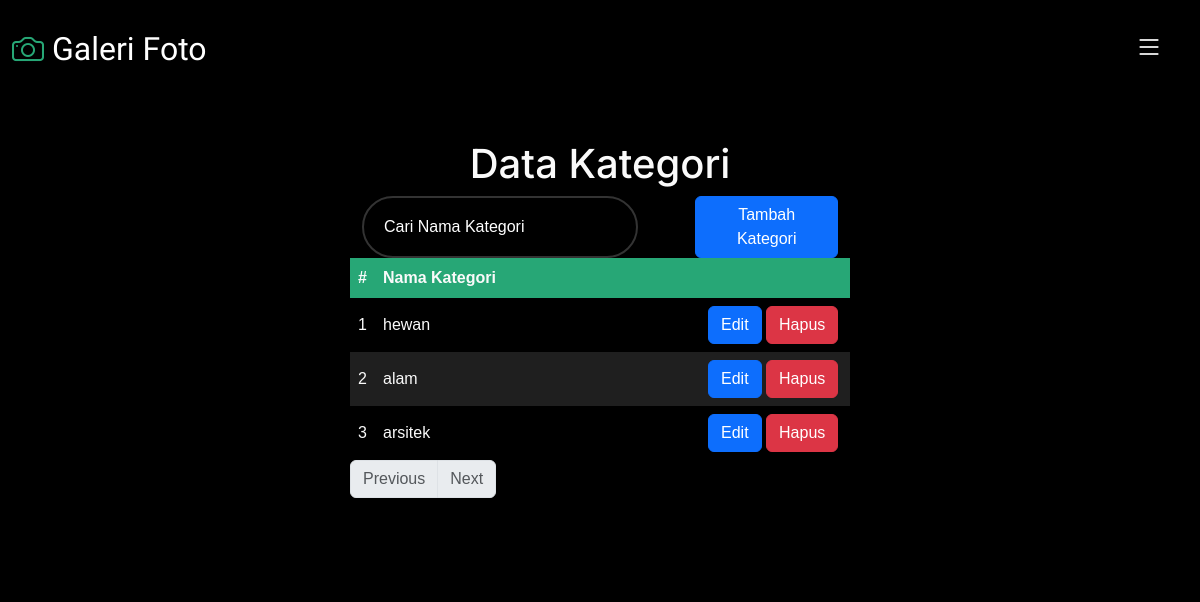
The app's page /data_kategori.php (signed in) with its own data.
### tables this page shows
CREATE TABLE `tb_kategori` (
  `id_kategori` int(11) NOT NULL,
  `nama_kategori` varchar(255) NOT NULL
);

### data_kategori.php (the view, shortened to what this page needs)
<?php
include 'db.php';
?>
<!DOCTYPE html>
<html lang="en">
<head>
    <link href="assets/vendor/bootstrap/css/bootstrap.min.css" rel="stylesheet">
    <link href="assets/vendor/bootstrap-icons/bootstrap-icons.css" rel="stylesheet">
    <link href="assets/vendor/swiper/swiper-bundle.min.css" rel="stylesheet">
    <link href="assets/vendor/glightbox/css/glightbox.min.css" rel="stylesheet">
    <link href="assets/vendor/aos/aos.css" rel="stylesheet">
    <link href="assets/css/main.css" rel="stylesheet">
</head>
<body>
<?php
include "header.php"
?>
    <section id="hero" class="hero d-flex flex-column justify-content-center align-items-center" data-aos="fade"
        data-aos-delay="1500">
        <h1>Data Kategori</h1>
        <div class="col-md-5">
            <div class="container">
                <div class="row">
                    <div class="col">
                        <form action="data_kategori.php" method="GET" class="d-flex justify-content-start">
                            <div class="input-box">
                                <input type="text" name="search" placeholder="Cari Nama Kategori" id="search"
                                    class="input-control">
                            </div>
                        </form>
                    </div>
                    <div class="col-md-4">
                        <button type="button" class="btn btn-primary float-right" data-toggle="modal"
                            data-target="#Tambahfoto">Tambah Kategori</button>
                    </div>
                </div>
            </div>
            <table>
                <thead>
                    <tr>
                        <th width="5%">#</th>
                        <th>Nama Kategori</th>
                        <th width="30%"></th>
                    </tr>
                </thead>
                <tbody>
                    <?php
                    $limit = 10;
                    $page = isset($_GET['page']) ? $_GET['page'] : 1;
                    $offset = ($page - 1) * $limit;
                    $total_records_query = mysqli_query($conn, "SELECT COUNT(*) FROM tb_kategori");
                    $total_records = mysqli_fetch_array($total_records_query)[0];
                    $total_pages = ceil($total_records / $limit);
                    $query = "SELECT * FROM tb_kategori";
                    $query .= " LIMIT $limit OFFSET $offset";
                    $cek = mysqli_query($conn, $query);
                    if (mysqli_num_rows($cek) > 0) {
                        while ($d = mysqli_fetch_object($cek)) {
                            echo "<tr>";
                            echo "<td>" . $d->id_kategori . "</td>";
                            echo "<td>" . $d->nama_kategori . "</td>";
                            echo "<td> <button type='button' class='btn btn-primary editBtn' data-toggle='modal' data-target='#editModal' data-id='" . $d->id_kategori . "' data-nama='" . $d->nama_kategori . "' >Edit</button>
        <a href='data_kategori.php?id=" . $d->id_kategori . "' class='btn btn-danger' onclick='return confirm(\"Apakah Anda yakin ingin menghapus pengguna ini?\")'>Hapus</a> </td>";
                            echo "</tr>";
                        }
                    } else {
                        echo "Tidak ada data yang ditemukan.";
                    }
                    ?>
                </tbody>
            </table>
            <nav aria-label="Page navigation example">
                <ul class="pagination">
                    <?php if ($page > 1): ?>
                        <li class="page-item"><a class="page-link" href="?page=<?php echo ($page - 1); ?>">Previous</a></li>
                    <?php else: ?>
                        <li class="page-item disabled"><span class="page-link">Previous</span></li>
                    <?php endif; ?>
                    <?php if ($page < $total_pages): ?>
                        <li class="page-item"><a class="page-link" href="?page=<?php echo ($page + 1); ?>">Next</a></li>
                    <?php else: ?>
                        <li class="page-item disabled"><span class="page-link">Next</span></li>
                    <?php endif; ?>
                </ul>
            </nav>
        </div>
    </section>
</body>
</html>

### assets/css/main.css (style rules this page uses)
:root { --font-default: "Open Sans", system-ui, -apple-system, "Segoe UI", Roboto, "Helvetica Neue", Arial, "Noto Sans", "Liberation Sans", sans-serif, "Apple Color Emoji", "Segoe UI Emoji", "Segoe UI Symbol", "Noto Color Emoji"; --font-primary: "Inter", sans-serif; --font-secondary: "Cardo", sans-serif; }
:root { --color-default: #fafafa; --color-primary: #27a776; --color-secondary: #161718; }
:root { scroll-behavior: smooth; }
body { font-family: var(--font-default); color: var(--color-default); background-color: #000; }
a { color: var(--color-primary); text-decoration: none; }
h1, h2, h3, h4, h5, h6 { font-family: var(--font-primary); }
* { margin: 0; padding: 0; box-sizing: border-box; font-family: "Poppins", sans-serif; }
table { width: 100%; border-collapse: collapse; }
th, td { padding: 8px; text-align: left; }
th { background-color: #27a776; }
tr:nth-child(even) { background-color: #1f1f1f; }
.input-box input { width: 100%; height: 100%; background: transparent; border: none; outline: none; border: 2px solid rgba(255, 255, 255, .2); border-radius: 40px; font-size: 16px; color: #fff; padding: 20px 45px 20px 20px; }
.input-box input::placeholder { color: #fff; }
.hero { width: 100%; min-height: 30vh; background: #000; background-size: cover; position: relative; padding: 140px 0 60px 0; }

### records on screen
tb_kategori: id_kategori "1", nama_kategori "hewan"
tb_kategori: id_kategori "2", nama_kategori "alam"
tb_kategori: id_kategori "3", nama_kategori "arsitek"
